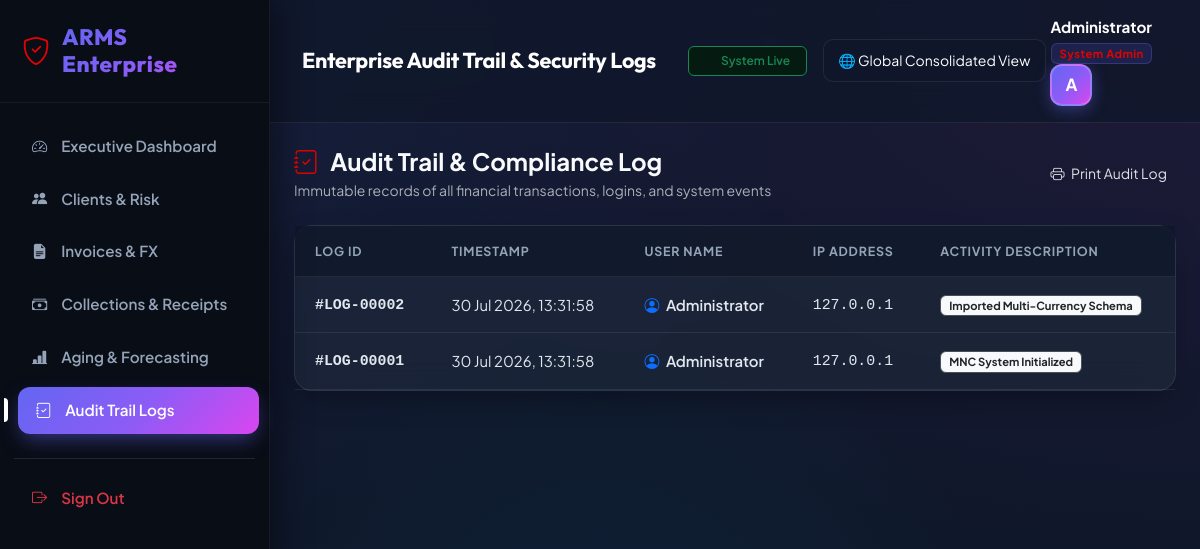
The app's page /reports/audit_logs.php (signed in) with its own data.
### tables this page shows
CREATE TABLE activity_logs (
    log_id INT AUTO_INCREMENT PRIMARY KEY,
    user_id INT,
    user_name VARCHAR(100),
    activity VARCHAR(255) NOT NULL,
    ip_address VARCHAR(45) DEFAULT '127.0.0.1',
    created_at TIMESTAMP DEFAULT CURRENT_TIMESTAMP
);

### reports/audit_logs.php (the view, shortened to what this page needs)
<?php
require_once "../config/database.php";
include "../includes/header.php";
include "../includes/sidebar.php";
try {
    $stmt = $conn->query("
        SELECT * FROM activity_logs
        ORDER BY log_id DESC
        LIMIT 100
    ");
    $logs = $stmt->fetchAll(PDO::FETCH_ASSOC);
} catch (PDOException $e) {
    die("Database Error: " . $e->getMessage());
}
?>
<div class="content">
    <?php include "../includes/navbar.php"; ?>
    <div class="container-fluid p-4">
        <div class="d-flex justify-content-between align-items-center mb-4">
            <div>
                <h4 class="fw-bold mb-1"><i class="bi bi-journal-check text-indigo me-2"></i> Audit Trail & Compliance Log</h4>
                <p class="text-muted small mb-0">Immutable records of all financial transactions, logins, and system events</p>
            </div>
            <button onclick="window.print()" class="btn btn-outline-white btn-sm"><i class="bi bi-printer me-1"></i> Print Audit Log</button>
        </div>
        <div class="card-custom">
            <div class="table-responsive">
                <table class="table table-custom mb-0">
                    <thead>
                        <tr class="table-dark">
                            <th>Log ID</th>
                            <th>Timestamp</th>
                            <th>User Name</th>
                            <th>IP Address</th>
                            <th>Activity Description</th>
                        </tr>
                    </thead>
                    <tbody>
                        <?php if (count($logs) > 0): ?>
                            <?php foreach ($logs as $l): ?>
                                <tr>
                                    <td class="fw-bold font-monospace">#LOG-<?= str_pad($l['log_id'], 5, '0', STR_PAD_LEFT) ?></td>
                                    <td class="small"><?= date('d M Y, H:i:s', strtotime($l['created_at'])) ?></td>
                                    <td class="fw-semibold text-dark">
                                        <i class="bi bi-person-circle me-1 text-primary"></i> <?= htmlspecialchars($l['user_name'] ?: 'System Admin') ?>
                                    </td>
                                    <td class="small text-muted font-monospace"><?= htmlspecialchars($l['ip_address'] ?: '127.0.0.1') ?></td>
                                    <td>
                                        <span class="badge bg-light text-dark border px-2 py-1"><?= htmlspecialchars($l['activity']) ?></span>
                                    </td>
                                </tr>
                            <?php endforeach; ?>
                        <?php endif; ?>
                    </tbody>
                </table>
            </div>
        </div>
    </div>
</div>
<?php include "../includes/footer.php"; ?>

### assets/css/dashboard.css (style rules this page uses)
:root { --primary: #6366f1; --primary-gradient: linear-gradient(135deg, #6366f1 0%, #8b5cf6 50%, #d946ef 100%); --primary-glow: rgba(99, 102, 241, 0.25); --bg-main: #0f172a; --bg-card: rgba(30, 41, 59, 0.7); --bg-card-hover: rgba(30, 41, 59, 0.9); --border-glass: rgba(255, 255, 255, 0.08); --border-highlight: rgba(99, 102, 241, 0.3); --sidebar-bg: #090d16; --sidebar-border: rgba(255, 255, 255, 0.06); --text-main: #f8fafc; --text-muted: #94a3b8; --text-dark: #e2e8f0; --success: #10b981; --success-bg: rgba(16, 185, 129, 0.12); --warning: #f59e0b; --warning-bg: rgba(245, 158, 11, 0.12); --danger: #f43f5e; --danger-bg: rgba(244, 63, 94, 0.12); --info: #06b6d4; --info-bg: rgba(6, 182, 212, 0.12); --shadow-card: 0 10px 30px -10px rgba(0, 0, 0, 0.5), 0 0 15px rgba(99, 102, 241, 0.05); --shadow-hover: 0 20px 40px -15px rgba(99, 102, 241, 0.25), 0 0 25px rgba(168, 85, 247, 0.15); }
body { font-family: 'Plus Jakarta Sans', 'Outfit', sans-serif; background-color: var(--bg-main); background-image: radial-gradient(at 0% 0%, rgba(99, 102, 241, 0.12) 0px, transparent 50%), radial-gradient(at 100% 0%, rgba(217, 70, 239, 0.08) 0px, transparent 50%), radial-gradient(at 50% 100%, rgba(6, 182, 212, 0.08) 0px, transparent 50%); background-attachment: fixed; color: var(--text-main); margin: 0; padding: 0; min-height: 100vh; }
.content { margin-left: 270px; min-height: 100vh; display: flex; flex-direction: column; }
.card-custom { background: var(--bg-card); backdrop-filter: blur(16px); -webkit-backdrop-filter: blur(16px); border: 1px solid var(--border-glass); border-radius: 18px; box-shadow: var(--shadow-card); transition: all 0.3s cubic-bezier(0.4, 0, 0.2, 1); color: var(--text-main); }
.text-indigo { color: #e00303 !important; }
.table-custom { color: var(--text-main); margin: 0; }
.table-custom th { background: rgba(15, 23, 42, 0.8) !important; color: var(--text-muted) !important; font-weight: 700; font-size: 0.78rem; text-transform: uppercase; letter-spacing: 0.8px; border-bottom: 1px solid var(--border-glass) !important; padding: 16px 20px !important; }
.table-custom td { padding: 16px 20px !important; vertical-align: middle; color: var(--text-dark) !important; border-bottom: 1px solid var(--border-glass) !important; background: transparent !important; font-size: 0.93rem; }

### records on screen
activity_logs: log_id "00002", created_at "30 Jul 2026, 13:31:58", user_name "Administrator", ip_address "127.0.0.1", activity "Imported Multi-Currency Schema"
activity_logs: log_id "00001", created_at "30 Jul 2026, 13:31:58", user_name "Administrator", ip_address "127.0.0.1", activity "MNC System Initialized"

### other values on screen
$page_header "Enterprise Audit Trail & Security Logs"
$user_name "Administrator"
$user_role "System Admin"
$initial "A"
